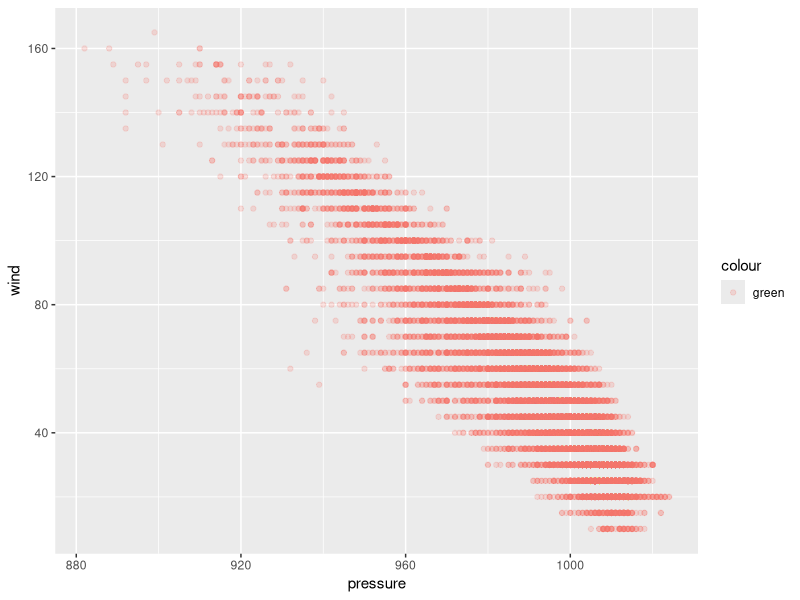

Here is the R script that generated this plot:
## ---- chunk 1
library(tidyverse)
## ---- chunk 2
ggplot(data = storms) +
  geom_point(mapping = aes(color = "green", x=pressure, y=wind),alpha = 0.2)
